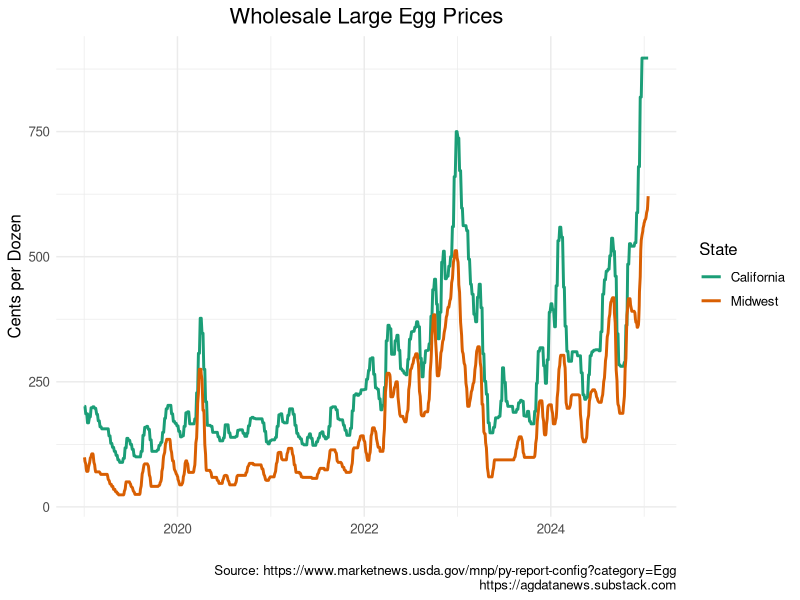
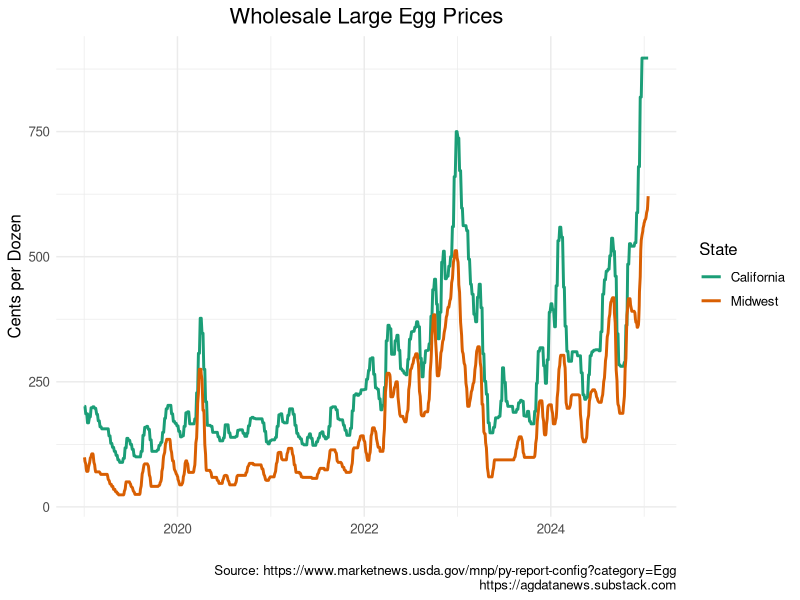

Here is the R script that generated these plots, in order:
## ---- chunk 1
knitr::opts_chunk$set(echo = TRUE)
library(tidyverse)
setwd("C:/Users/shuoy/Dropbox/161/Sections/Section2")
## ---- chunk 2
# this should display the homepage of the documentation for tidyverse
?tidyverse
## ---- chunk 3
# Set your working directory
setwd("C:/Users/shuoy/Dropbox/161/Sections/Section2")

# Example: Read egg price data.
df <- read.csv("DailyPrices.csv")
## ---- chunk 4
head(df)
## ---- chunk 5
View(df)
## ---- chunk 6
summary(df)
## ---- chunk 7
selected_df <- df %>%
  select(Date, Low.Price, High.Price)
colnames(selected_df)

selected_df <- df %>% 
  select(Date:High.Price)
colnames(selected_df)

selected_df <- df %>% 
  select(!c(Low.Price, High.Price))
colnames(selected_df)

selected_df <- df %>%
  select(-Low.Price, -High.Price)
colnames(selected_df)

reordered_df <- df %>%
  select(Low.Price, everything())
colnames(reordered_df)

selected_df <- df %>%
  select(starts_with("D"))
colnames(selected_df)

selected_df <- df %>%
  select(ends_with("e"))
colnames(selected_df)

selected_df <- df %>%
  select(contains("Price"))
colnames(selected_df)

selected_df <- df %>%
  select(matches("^L.+e$")) # Regular expressions
colnames(selected_df)
## ---- chunk 8
# Filter rows where `Low.Price` equals 171
df_filtered <- df %>%
  filter(Low.Price == 171)
summary(df_filtered)

# Exclude rows where `Market.Name` is "CALIFORNIA"
df_filtered <- df %>%
  filter(Market.Name != "CALIFORNIA")
table(df_filtered$Market.Name)

# Filter rows where `Egg.Class` matches "LARGE" or "JUMBO"
df_filtered <- df %>%
  filter(Egg.Class %in% c("LARGE", "JUMBO"))
table(df_filtered$Egg.Class)

# Filter rows with multiple conditions (AND condition)
df_filtered <- df %>%
  filter(Low.Price >= 200 & High.Price <= 200)
summary(df_filtered)

# Filter rows with multiple conditions (OR condition)
df_filtered <- df %>%
  filter(Low.Price >= 200 | High.Price <= 200)
summary(df_filtered)

# Exclude rows with missing values in `Mostly.Low`
df_filtered <- df %>%
  filter(!is.na(Mostly.Low))
summary(df_filtered)
## ---- chunk 9
df_filtered <- df %>%
  select(Date, Market.Name, Egg.Class, Low.Price, High.Price) %>%
  filter(Egg.Class %in% c("LARGE", "JUMBO"))

dim(df)

dim(df_filtered)
## ---- chunk 10
# Hint: `summary()` is a useful function for checking the range of values of a continous variable.

df_filtered <- df %>% 
  select(Date, Market.Name, Egg.Class, Low.Price, High.Price) %>%
  filter(Market.Name != "CALIFORNIA" & Low.Price >= 200 & High.Price <= 300)

# Check price range
summary(df_filtered)

# Check the count of each market
table(df_filtered$Market.Name)
## ---- chunk 11
# Applying multiple mutate() operations
df_new <- df %>% 
  select(Date, Market.Name, Low.Price, High.Price) %>%
  mutate(Avg.Price = (Low.Price + High.Price) / 2, 
         Price.Group= cut(Avg.Price, c(0, 200, 400, 600, 800, 1000)),
         High.Price.Flag = if_else(Low.Price > 150, "Above 150", "Below 150"))

unique(df_new$Price.Group)

head(df_new)
## ---- chunk 12
# Sort data by a single column (ascending order by default)
df_arrange <- df %>%
  arrange(Low.Price)
head(df_arrange)

# Sort data in descending order
df_arrange <- df %>%
  arrange(desc(Low.Price))
head(df_arrange)

# Sort by multiple columns
df_arrange <- df %>%
  arrange(Market.Name, desc(Low.Price))
head(df_arrange)

# Challenge: Handling missing values (place them at the end)
df_arrange <- df %>%
  arrange(desc(!is.na(Low.Price)), Low.Price)
head(df_arrange)
## ---- chunk 13
# save the same dataframe but grouped by race
df_group <- df %>%
  group_by(Market.Name)

glimpse(df_group)

group_keys(df_group)
## ---- chunk 14
# Compute the average miles per gallon
df_summarize <- df %>%
  summarize(avg_low_price = mean(Low.Price))
df_summarize

# Challenge: Missing values
df_summarize <- df %>%
  filter(!is.na(Low.Price)) %>%
  summarize(avg_low_price = mean(Low.Price))
df_summarize

# Summarize by group
df_summarize <- df %>%
  filter(!is.na(Low.Price)) %>%
  group_by(Market.Name) %>%
  summarize(avg_low_price = mean(Low.Price), count = n())
df_summarize

## ---- chunk 15

extra_large_avg <- df %>%
  group_by(Market.Name) %>%
  filter(Egg.Class == "EXTRA LARGE") %>%
  summarize(Average.Low.Price = mean(Low.Price, na.rm = TRUE))
print(extra_large_avg)

large_egg_prop <- df %>%
  filter(Egg.Class == "LARGE") %>%
  group_by(Market.Name) %>%
  summarize(
    Proportion = sum(High.Price >= 200 & High.Price <= 500, na.rm = TRUE) / n()
  )
print(large_egg_prop)

## ---- chunk 16
df$Date <- as.Date(df$Date, format = "%Y-%m-%d")

start_date <- as.Date("2019-01-01")

## Plot prices
plot_prices <- df %>%
  arrange(Date) %>%
  filter(Date>=start_date) %>%
  filter(Egg.Class %in% c("LARGE")) %>%
  filter(Market.Name %in% c("CALIFORNIA","IOWA-MINNESOTA-WISCONSIN")) %>%
  mutate(Market.Name=str_to_title(
  ifelse(Market.Name=="IOWA-MINNESOTA-WISCONSIN","Midwest",Market.Name))) %>%
  mutate(Price=(Low.Price+High.Price)/2) %>%
  ggplot(
    aes(
      x=Date,
      y=Price,
      color=factor(Market.Name, levels=c("California","Midwest")))) +
  geom_line(linewidth=1) +
  labs(x = "", 
       y="Cents per Dozen", 
       color="State", 
       caption="Source: https://www.marketnews.usda.gov/mnp/py-report-config?category=Egg\n https://agdatanews.substack.com") +
  ggtitle("Wholesale Large Egg Prices")+
  theme_minimal()+
  scale_color_brewer(palette = "Dark2") +
  theme(plot.title = element_text(hjust = 0.5,size=16), text = element_text(size=12))

# draw and save plot
plot_prices
ggsave(paste0("daily_egg_prices_2024_",start_date,".png"),bg="white") 
